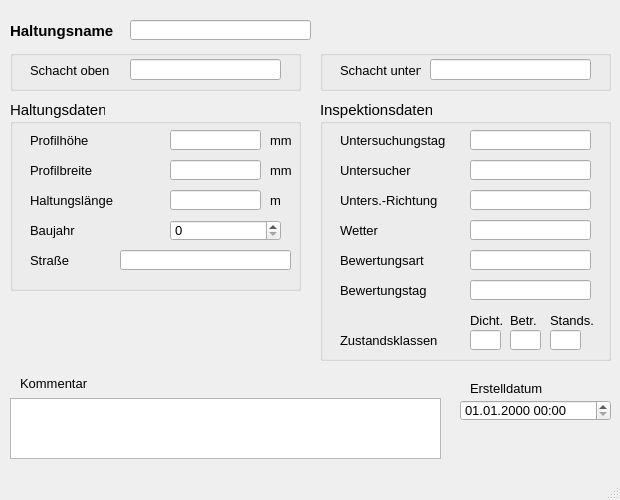
<?xml version="1.0" encoding="UTF-8"?>
<ui version="4.0">
 <class>MainWindow</class>
 <widget class="QMainWindow" name="MainWindow">
  <property name="geometry">
   <rect>
    <x>0</x>
    <y>0</y>
    <width>620</width>
    <height>500</height>
   </rect>
  </property>
  <property name="sizePolicy">
   <sizepolicy hsizetype="Preferred" vsizetype="Preferred">
    <horstretch>0</horstretch>
    <verstretch>0</verstretch>
   </sizepolicy>
  </property>
  <property name="minimumSize">
   <size>
    <width>620</width>
    <height>500</height>
   </size>
  </property>
  <property name="maximumSize">
   <size>
    <width>620</width>
    <height>500</height>
   </size>
  </property>
  <property name="baseSize">
   <size>
    <width>0</width>
    <height>0</height>
   </size>
  </property>
  <property name="font">
   <font>
    <family>Tahoma</family>
    <pointsize>10</pointsize>
   </font>
  </property>
  <property name="windowTitle">
   <string>Haltung Untersuchungsdaten</string>
  </property>
  <widget class="QWidget" name="centralwidget">
   <widget class="QLabel" name="label">
    <property name="geometry">
     <rect>
      <x>10</x>
      <y>20</y>
      <width>131</width>
      <height>21</height>
     </rect>
    </property>
    <property name="font">
     <font>
      <family>Tahoma</family>
      <pointsize>11</pointsize>
      <weight>75</weight>
      <bold>true</bold>
     </font>
    </property>
    <property name="text">
     <string>Haltungsname</string>
    </property>
   </widget>
   <widget class="QGroupBox" name="groupBox">
    <property name="geometry">
     <rect>
      <x>10</x>
      <y>50</y>
      <width>291</width>
      <height>41</height>
     </rect>
    </property>
    <property name="font">
     <font>
      <family>Tahoma</family>
      <pointsize>11</pointsize>
     </font>
    </property>
    <property name="title">
     <string/>
    </property>
    <widget class="QLabel" name="label_3">
     <property name="geometry">
      <rect>
       <x>20</x>
       <y>10</y>
       <width>91</width>
       <height>21</height>
      </rect>
     </property>
     <property name="font">
      <font>
       <family>Tahoma</family>
       <pointsize>10</pointsize>
      </font>
     </property>
     <property name="text">
      <string>Schacht oben</string>
     </property>
    </widget>
    <widget class="QLineEdit" name="schoben">
     <property name="geometry">
      <rect>
       <x>120</x>
       <y>9</y>
       <width>151</width>
       <height>21</height>
      </rect>
     </property>
     <property name="font">
      <font>
       <family>Tahoma</family>
       <pointsize>10</pointsize>
      </font>
     </property>
     <property name="toolTip">
      <string>&lt;html&gt;&lt;head/&gt;&lt;body&gt;&lt;p&gt;Name des oberen Schachts&lt;/p&gt;&lt;/body&gt;&lt;/html&gt;</string>
     </property>
     <property name="statusTip">
      <string>Name des oberen Schachts</string>
     </property>
    </widget>
   </widget>
   <widget class="QGroupBox" name="groupBox_3">
    <property name="geometry">
     <rect>
      <x>320</x>
      <y>50</y>
      <width>291</width>
      <height>41</height>
     </rect>
    </property>
    <property name="font">
     <font>
      <family>Tahoma</family>
      <pointsize>11</pointsize>
     </font>
    </property>
    <property name="title">
     <string/>
    </property>
    <widget class="QLabel" name="label_9">
     <property name="geometry">
      <rect>
       <x>20</x>
       <y>10</y>
       <width>81</width>
       <height>21</height>
      </rect>
     </property>
     <property name="font">
      <font>
       <family>Tahoma</family>
       <pointsize>10</pointsize>
      </font>
     </property>
     <property name="text">
      <string>Schacht unten</string>
     </property>
    </widget>
    <widget class="QLineEdit" name="schunten">
     <property name="geometry">
      <rect>
       <x>110</x>
       <y>9</y>
       <width>161</width>
       <height>21</height>
      </rect>
     </property>
     <property name="font">
      <font>
       <family>Tahoma</family>
       <pointsize>10</pointsize>
      </font>
     </property>
     <property name="toolTip">
      <string>&lt;html&gt;&lt;head/&gt;&lt;body&gt;&lt;p&gt;Name des unteren Schachts&lt;/p&gt;&lt;/body&gt;&lt;/html&gt;</string>
     </property>
     <property name="statusTip">
      <string>Name des unteren Schachts</string>
     </property>
    </widget>
   </widget>
   <widget class="QTextEdit" name="kommentar">
    <property name="geometry">
     <rect>
      <x>10</x>
      <y>398</y>
      <width>431</width>
      <height>61</height>
     </rect>
    </property>
    <property name="font">
     <font>
      <family>Tahoma</family>
      <pointsize>10</pointsize>
     </font>
    </property>
    <property name="toolTip">
     <string>&lt;html&gt;&lt;head/&gt;&lt;body&gt;&lt;p&gt;Platz für zusätzliche Kommentare&lt;/p&gt;&lt;/body&gt;&lt;/html&gt;</string>
    </property>
    <property name="statusTip">
     <string>Platz für zusätzliche Kommentare</string>
    </property>
   </widget>
   <widget class="QLabel" name="label_22">
    <property name="geometry">
     <rect>
      <x>20</x>
      <y>373</y>
      <width>81</width>
      <height>21</height>
     </rect>
    </property>
    <property name="font">
     <font>
      <family>Tahoma</family>
      <pointsize>10</pointsize>
     </font>
    </property>
    <property name="text">
     <string>Kommentar</string>
    </property>
   </widget>
   <widget class="QLineEdit" name="haltnam">
    <property name="geometry">
     <rect>
      <x>130</x>
      <y>20</y>
      <width>181</width>
      <height>20</height>
     </rect>
    </property>
    <property name="font">
     <font>
      <family>Tahoma</family>
      <pointsize>10</pointsize>
     </font>
    </property>
    <property name="toolTip">
     <string>&lt;html&gt;&lt;head/&gt;&lt;body&gt;&lt;p&gt;Eindeutige Bezeichung&lt;/p&gt;&lt;/body&gt;&lt;/html&gt;</string>
    </property>
    <property name="statusTip">
     <string>Eindeutige Bezeichung</string>
    </property>
   </widget>
   <widget class="QGroupBox" name="groupBox_2">
    <property name="geometry">
     <rect>
      <x>10</x>
      <y>100</y>
      <width>291</width>
      <height>191</height>
     </rect>
    </property>
    <property name="font">
     <font>
      <family>Tahoma</family>
      <pointsize>11</pointsize>
     </font>
    </property>
    <property name="title">
     <string>Haltungsdaten</string>
    </property>
    <widget class="QLabel" name="label_7">
     <property name="geometry">
      <rect>
       <x>20</x>
       <y>60</y>
       <width>101</width>
       <height>21</height>
      </rect>
     </property>
     <property name="font">
      <font>
       <family>Tahoma</family>
       <pointsize>10</pointsize>
      </font>
     </property>
     <property name="text">
      <string>Profilbreite</string>
     </property>
    </widget>
    <widget class="QLabel" name="label_20">
     <property name="geometry">
      <rect>
       <x>260</x>
       <y>60</y>
       <width>31</width>
       <height>21</height>
      </rect>
     </property>
     <property name="font">
      <font>
       <family>Tahoma</family>
       <pointsize>10</pointsize>
      </font>
     </property>
     <property name="text">
      <string>mm</string>
     </property>
    </widget>
    <widget class="QLabel" name="label_21">
     <property name="geometry">
      <rect>
       <x>260</x>
       <y>90</y>
       <width>31</width>
       <height>21</height>
      </rect>
     </property>
     <property name="font">
      <font>
       <family>Tahoma</family>
       <pointsize>10</pointsize>
      </font>
     </property>
     <property name="text">
      <string>m </string>
     </property>
    </widget>
    <widget class="QLineEdit" name="laenge">
     <property name="geometry">
      <rect>
       <x>160</x>
       <y>90</y>
       <width>91</width>
       <height>20</height>
      </rect>
     </property>
     <property name="font">
      <font>
       <family>Tahoma</family>
       <pointsize>10</pointsize>
      </font>
     </property>
     <property name="toolTip">
      <string/>
     </property>
     <property name="statusTip">
      <string/>
     </property>
    </widget>
    <widget class="QLabel" name="label_17">
     <property name="geometry">
      <rect>
       <x>20</x>
       <y>90</y>
       <width>131</width>
       <height>21</height>
      </rect>
     </property>
     <property name="font">
      <font>
       <family>Tahoma</family>
       <pointsize>10</pointsize>
      </font>
     </property>
     <property name="text">
      <string>Haltungslänge</string>
     </property>
    </widget>
    <widget class="QLineEdit" name="hoehe">
     <property name="geometry">
      <rect>
       <x>160</x>
       <y>30</y>
       <width>91</width>
       <height>20</height>
      </rect>
     </property>
     <property name="font">
      <font>
       <family>Tahoma</family>
       <pointsize>10</pointsize>
      </font>
     </property>
     <property name="toolTip">
      <string>&lt;html&gt;&lt;head/&gt;&lt;body&gt;&lt;p&gt;Bedeutung hängt vom Profiltyp ab&lt;/p&gt;&lt;/body&gt;&lt;/html&gt;</string>
     </property>
     <property name="statusTip">
      <string>Bedeutung hängt vom Profiltyp ab</string>
     </property>
    </widget>
    <widget class="QLabel" name="label_16">
     <property name="geometry">
      <rect>
       <x>260</x>
       <y>30</y>
       <width>31</width>
       <height>21</height>
      </rect>
     </property>
     <property name="font">
      <font>
       <family>Tahoma</family>
       <pointsize>10</pointsize>
      </font>
     </property>
     <property name="text">
      <string>mm</string>
     </property>
    </widget>
    <widget class="QLineEdit" name="breite">
     <property name="geometry">
      <rect>
       <x>160</x>
       <y>60</y>
       <width>91</width>
       <height>20</height>
      </rect>
     </property>
     <property name="font">
      <font>
       <family>Tahoma</family>
       <pointsize>10</pointsize>
      </font>
     </property>
     <property name="toolTip">
      <string>&lt;html&gt;&lt;head/&gt;&lt;body&gt;&lt;p&gt;Bedeutung hängt vom Profiltyp ab&lt;/p&gt;&lt;/body&gt;&lt;/html&gt;</string>
     </property>
     <property name="statusTip">
      <string>Bedeutung hängt vom Profiltyp ab</string>
     </property>
    </widget>
    <widget class="QLabel" name="label_6">
     <property name="geometry">
      <rect>
       <x>20</x>
       <y>30</y>
       <width>101</width>
       <height>21</height>
      </rect>
     </property>
     <property name="font">
      <font>
       <family>Tahoma</family>
       <pointsize>10</pointsize>
      </font>
     </property>
     <property name="text">
      <string>Profilhöhe</string>
     </property>
    </widget>
    <widget class="QLabel" name="label_60">
     <property name="geometry">
      <rect>
       <x>20</x>
       <y>120</y>
       <width>131</width>
       <height>21</height>
      </rect>
     </property>
     <property name="font">
      <font>
       <family>Tahoma</family>
       <pointsize>10</pointsize>
      </font>
     </property>
     <property name="text">
      <string>Baujahr</string>
     </property>
    </widget>
    <widget class="QSpinBox" name="Baujahr">
     <property name="geometry">
      <rect>
       <x>160</x>
       <y>120</y>
       <width>111</width>
       <height>21</height>
      </rect>
     </property>
     <property name="font">
      <font>
       <family>Tahoma</family>
       <pointsize>10</pointsize>
      </font>
     </property>
     <property name="toolTip">
      <string/>
     </property>
     <property name="statusTip">
      <string/>
     </property>
    </widget>
    <widget class="QLineEdit" name="strasse">
     <property name="geometry">
      <rect>
       <x>110</x>
       <y>150</y>
       <width>171</width>
       <height>20</height>
      </rect>
     </property>
     <property name="font">
      <font>
       <family>Tahoma</family>
       <pointsize>10</pointsize>
      </font>
     </property>
     <property name="toolTip">
      <string>&lt;html&gt;&lt;head/&gt;&lt;body&gt;&lt;p&gt;Straße&lt;/p&gt;&lt;/body&gt;&lt;/html&gt;</string>
     </property>
     <property name="statusTip">
      <string>Straße</string>
     </property>
    </widget>
    <widget class="QLabel" name="label_18">
     <property name="geometry">
      <rect>
       <x>20</x>
       <y>150</y>
       <width>121</width>
       <height>21</height>
      </rect>
     </property>
     <property name="font">
      <font>
       <family>Tahoma</family>
       <pointsize>10</pointsize>
      </font>
     </property>
     <property name="text">
      <string>Straße</string>
     </property>
    </widget>
   </widget>
   <widget class="QLabel" name="label_71">
    <property name="geometry">
     <rect>
      <x>470</x>
      <y>378</y>
      <width>91</width>
      <height>21</height>
     </rect>
    </property>
    <property name="text">
     <string>Erstelldatum</string>
    </property>
   </widget>
   <widget class="QgsDateTimeEdit" name="createdat">
    <property name="geometry">
     <rect>
      <x>460</x>
      <y>400</y>
      <width>151</width>
      <height>21</height>
     </rect>
    </property>
    <property name="font">
     <font>
      <family>Tahoma</family>
      <pointsize>10</pointsize>
     </font>
    </property>
    <property name="currentSection">
     <enum>QDateTimeEdit::DaySection</enum>
    </property>
    <property name="displayFormat">
     <string>dd.MM.yyyy HH:mm</string>
    </property>
   </widget>
   <widget class="QGroupBox" name="groupBox_4">
    <property name="geometry">
     <rect>
      <x>320</x>
      <y>100</y>
      <width>291</width>
      <height>261</height>
     </rect>
    </property>
    <property name="font">
     <font>
      <family>Tahoma</family>
      <pointsize>11</pointsize>
     </font>
    </property>
    <property name="title">
     <string>Inspektionsdaten</string>
    </property>
    <widget class="QLabel" name="label_61">
     <property name="geometry">
      <rect>
       <x>20</x>
       <y>30</y>
       <width>121</width>
       <height>21</height>
      </rect>
     </property>
     <property name="font">
      <font>
       <family>Tahoma</family>
       <pointsize>10</pointsize>
      </font>
     </property>
     <property name="text">
      <string>Untersuchungstag</string>
     </property>
    </widget>
    <widget class="QLineEdit" name="untersuchtag">
     <property name="geometry">
      <rect>
       <x>150</x>
       <y>30</y>
       <width>121</width>
       <height>20</height>
      </rect>
     </property>
     <property name="font">
      <font>
       <family>Tahoma</family>
       <pointsize>10</pointsize>
      </font>
     </property>
     <property name="toolTip">
      <string>&lt;html&gt;&lt;head/&gt;&lt;body&gt;&lt;p&gt;Datum&lt;/p&gt;&lt;/body&gt;&lt;/html&gt;</string>
     </property>
     <property name="statusTip">
      <string>Datum</string>
     </property>
    </widget>
    <widget class="QLabel" name="label_62">
     <property name="geometry">
      <rect>
       <x>20</x>
       <y>60</y>
       <width>121</width>
       <height>21</height>
      </rect>
     </property>
     <property name="font">
      <font>
       <family>Tahoma</family>
       <pointsize>10</pointsize>
      </font>
     </property>
     <property name="text">
      <string>Untersucher</string>
     </property>
    </widget>
    <widget class="QLineEdit" name="untersucher">
     <property name="geometry">
      <rect>
       <x>150</x>
       <y>60</y>
       <width>121</width>
       <height>20</height>
      </rect>
     </property>
     <property name="font">
      <font>
       <family>Tahoma</family>
       <pointsize>10</pointsize>
      </font>
     </property>
     <property name="toolTip">
      <string>&lt;html&gt;&lt;head/&gt;&lt;body&gt;&lt;p&gt;Name bzw. Kürzel&lt;/p&gt;&lt;/body&gt;&lt;/html&gt;</string>
     </property>
     <property name="statusTip">
      <string>Name bzw. Kürzel</string>
     </property>
    </widget>
    <widget class="QLabel" name="label_63">
     <property name="geometry">
      <rect>
       <x>20</x>
       <y>120</y>
       <width>121</width>
       <height>21</height>
      </rect>
     </property>
     <property name="font">
      <font>
       <family>Tahoma</family>
       <pointsize>10</pointsize>
      </font>
     </property>
     <property name="text">
      <string>Wetter</string>
     </property>
    </widget>
    <widget class="QLineEdit" name="wetter">
     <property name="geometry">
      <rect>
       <x>150</x>
       <y>120</y>
       <width>121</width>
       <height>20</height>
      </rect>
     </property>
     <property name="font">
      <font>
       <family>Tahoma</family>
       <pointsize>10</pointsize>
      </font>
     </property>
     <property name="toolTip">
      <string>&lt;html&gt;&lt;head/&gt;&lt;body&gt;&lt;p&gt;Wetter am Untersuchungstag&lt;/p&gt;&lt;/body&gt;&lt;/html&gt;</string>
     </property>
     <property name="statusTip">
      <string>Wetter am Untersuchungstag</string>
     </property>
    </widget>
    <widget class="QLabel" name="label_64">
     <property name="geometry">
      <rect>
       <x>20</x>
       <y>150</y>
       <width>121</width>
       <height>21</height>
      </rect>
     </property>
     <property name="font">
      <font>
       <family>Tahoma</family>
       <pointsize>10</pointsize>
      </font>
     </property>
     <property name="text">
      <string>Bewertungsart</string>
     </property>
    </widget>
    <widget class="QLineEdit" name="bewertungsart">
     <property name="geometry">
      <rect>
       <x>150</x>
       <y>150</y>
       <width>121</width>
       <height>20</height>
      </rect>
     </property>
     <property name="font">
      <font>
       <family>Tahoma</family>
       <pointsize>10</pointsize>
      </font>
     </property>
     <property name="toolTip">
      <string>&lt;html&gt;&lt;head/&gt;&lt;body&gt;&lt;p&gt;Bezeichnung des verwendeten Bewertungsmodells (z.B. DWA-M 149-3)&lt;/p&gt;&lt;/body&gt;&lt;/html&gt;</string>
     </property>
     <property name="statusTip">
      <string>Bezeichnung des verwendeten Bewertungsmodells (z.B. DWA-M 149-3)</string>
     </property>
    </widget>
    <widget class="QLabel" name="label_65">
     <property name="geometry">
      <rect>
       <x>20</x>
       <y>180</y>
       <width>121</width>
       <height>21</height>
      </rect>
     </property>
     <property name="font">
      <font>
       <family>Tahoma</family>
       <pointsize>10</pointsize>
      </font>
     </property>
     <property name="text">
      <string>Bewertungstag</string>
     </property>
    </widget>
    <widget class="QLineEdit" name="bewertungstag">
     <property name="geometry">
      <rect>
       <x>150</x>
       <y>180</y>
       <width>121</width>
       <height>20</height>
      </rect>
     </property>
     <property name="font">
      <font>
       <family>Tahoma</family>
       <pointsize>10</pointsize>
      </font>
     </property>
     <property name="toolTip">
      <string>&lt;html&gt;&lt;head/&gt;&lt;body&gt;&lt;p&gt;Datum des Tages, an dem die Bewertung durchgeführt wurde&lt;/p&gt;&lt;/body&gt;&lt;/html&gt;</string>
     </property>
     <property name="statusTip">
      <string>Datum des Tages, an dem die Bewertung durchgeführt wurde</string>
     </property>
    </widget>
    <widget class="QLabel" name="label_38">
     <property name="geometry">
      <rect>
       <x>230</x>
       <y>210</y>
       <width>51</width>
       <height>21</height>
      </rect>
     </property>
     <property name="font">
      <font>
       <family>Tahoma</family>
       <pointsize>10</pointsize>
      </font>
     </property>
     <property name="text">
      <string>Stands.</string>
     </property>
    </widget>
    <widget class="QLabel" name="label_37">
     <property name="geometry">
      <rect>
       <x>190</x>
       <y>210</y>
       <width>41</width>
       <height>21</height>
      </rect>
     </property>
     <property name="font">
      <font>
       <family>Tahoma</family>
       <pointsize>10</pointsize>
      </font>
     </property>
     <property name="text">
      <string>Betr.</string>
     </property>
    </widget>
    <widget class="QLabel" name="label_36">
     <property name="geometry">
      <rect>
       <x>20</x>
       <y>230</y>
       <width>121</width>
       <height>21</height>
      </rect>
     </property>
     <property name="font">
      <font>
       <family>Tahoma</family>
       <pointsize>10</pointsize>
      </font>
     </property>
     <property name="text">
      <string>Zustandsklassen</string>
     </property>
    </widget>
    <widget class="QLabel" name="label_39">
     <property name="geometry">
      <rect>
       <x>150</x>
       <y>210</y>
       <width>41</width>
       <height>21</height>
      </rect>
     </property>
     <property name="font">
      <font>
       <family>Tahoma</family>
       <pointsize>10</pointsize>
      </font>
     </property>
     <property name="text">
      <string>Dicht.</string>
     </property>
    </widget>
    <widget class="QLineEdit" name="max_ZD">
     <property name="geometry">
      <rect>
       <x>150</x>
       <y>230</y>
       <width>31</width>
       <height>20</height>
      </rect>
     </property>
     <property name="toolTip">
      <string>&lt;html&gt;&lt;head/&gt;&lt;body&gt;&lt;p&gt;Zustandsklasse Dichtheit&lt;/p&gt;&lt;/body&gt;&lt;/html&gt;</string>
     </property>
     <property name="statusTip">
      <string>Zustandsklasse Dichtheit</string>
     </property>
    </widget>
    <widget class="QLineEdit" name="max_ZS">
     <property name="geometry">
      <rect>
       <x>230</x>
       <y>230</y>
       <width>31</width>
       <height>20</height>
      </rect>
     </property>
     <property name="toolTip">
      <string>&lt;html&gt;&lt;head/&gt;&lt;body&gt;&lt;p&gt;Zustandsklasse Standsicherheit&lt;/p&gt;&lt;/body&gt;&lt;/html&gt;</string>
     </property>
     <property name="statusTip">
      <string>Zustandsklasse Standsicherheit</string>
     </property>
    </widget>
    <widget class="QLineEdit" name="max_ZB">
     <property name="geometry">
      <rect>
       <x>190</x>
       <y>230</y>
       <width>31</width>
       <height>20</height>
      </rect>
     </property>
     <property name="toolTip">
      <string>&lt;html&gt;&lt;head/&gt;&lt;body&gt;&lt;p&gt;Zustandsklasse Betriebssicherheit&lt;/p&gt;&lt;/body&gt;&lt;/html&gt;</string>
     </property>
     <property name="statusTip">
      <string>Zustandsklasse Betriebssicherheit</string>
     </property>
    </widget>
    <widget class="QLabel" name="label_66">
     <property name="geometry">
      <rect>
       <x>20</x>
       <y>90</y>
       <width>121</width>
       <height>21</height>
      </rect>
     </property>
     <property name="font">
      <font>
       <family>Tahoma</family>
       <pointsize>10</pointsize>
      </font>
     </property>
     <property name="text">
      <string>Unters.-Richtung</string>
     </property>
    </widget>
    <widget class="QLineEdit" name="untersuchrichtung">
     <property name="geometry">
      <rect>
       <x>150</x>
       <y>90</y>
       <width>121</width>
       <height>20</height>
      </rect>
     </property>
     <property name="font">
      <font>
       <family>Tahoma</family>
       <pointsize>10</pointsize>
      </font>
     </property>
     <property name="toolTip">
      <string>&lt;html&gt;&lt;head/&gt;&lt;body&gt;&lt;p&gt;Untersuchungsrichtung&lt;/p&gt;&lt;/body&gt;&lt;/html&gt;</string>
     </property>
     <property name="statusTip">
      <string>Untersuchungsrichtung</string>
     </property>
    </widget>
   </widget>
  </widget>
  <widget class="QMenuBar" name="menubar">
   <property name="geometry">
    <rect>
     <x>0</x>
     <y>0</y>
     <width>620</width>
     <height>22</height>
    </rect>
   </property>
  </widget>
  <widget class="QStatusBar" name="statusbar"/>
 </widget>
 <customwidgets>
  <customwidget>
   <class>QgsDateTimeEdit</class>
   <extends>QDateTimeEdit</extends>
   <header>qgsdatetimeedit.h</header>
  </customwidget>
 </customwidgets>
 <tabstops>
  <tabstop>haltnam</tabstop>
  <tabstop>hoehe</tabstop>
  <tabstop>breite</tabstop>
  <tabstop>laenge</tabstop>
  <tabstop>createdat</tabstop>
  <tabstop>kommentar</tabstop>
 </tabstops>
 <resources/>
 <connections/>
</ui>
